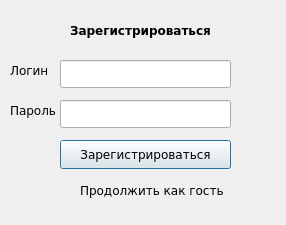
<?xml version="1.0" encoding="UTF-8"?>
<ui version="4.0">
 <class>RegisterWindow</class>
 <widget class="QDialog" name="RegisterWindow">
  <property name="geometry">
   <rect>
    <x>0</x>
    <y>0</y>
    <width>286</width>
    <height>225</height>
   </rect>
  </property>
  <property name="font">
   <font>
    <family>Verdana</family>
   </font>
  </property>
  <property name="windowTitle">
   <string>Регистрация</string>
  </property>
  <widget class="QLineEdit" name="LoginLineEdit">
   <property name="geometry">
    <rect>
     <x>60</x>
     <y>60</y>
     <width>171</width>
     <height>28</height>
    </rect>
   </property>
  </widget>
  <widget class="QLabel" name="GuestLabel">
   <property name="geometry">
    <rect>
     <x>80</x>
     <y>180</y>
     <width>181</width>
     <height>20</height>
    </rect>
   </property>
   <property name="text">
    <string>Продолжить как гость</string>
   </property>
  </widget>
  <widget class="QLabel" name="RegisterLabel">
   <property name="geometry">
    <rect>
     <x>70</x>
     <y>20</y>
     <width>161</width>
     <height>20</height>
    </rect>
   </property>
   <property name="font">
    <font>
     <family>Verdana</family>
     <bold>true</bold>
    </font>
   </property>
   <property name="text">
    <string>Зарегистрироваться</string>
   </property>
  </widget>
  <widget class="QLabel" name="LoginLabel">
   <property name="geometry">
    <rect>
     <x>10</x>
     <y>60</y>
     <width>63</width>
     <height>20</height>
    </rect>
   </property>
   <property name="text">
    <string>Логин</string>
   </property>
  </widget>
  <widget class="QLineEdit" name="PasswordLineEdit">
   <property name="geometry">
    <rect>
     <x>60</x>
     <y>100</y>
     <width>171</width>
     <height>28</height>
    </rect>
   </property>
  </widget>
  <widget class="QLabel" name="PasswordLabel">
   <property name="geometry">
    <rect>
     <x>10</x>
     <y>100</y>
     <width>63</width>
     <height>20</height>
    </rect>
   </property>
   <property name="text">
    <string>Пароль</string>
   </property>
  </widget>
  <widget class="QPushButton" name="RegisterButton">
   <property name="geometry">
    <rect>
     <x>60</x>
     <y>140</y>
     <width>171</width>
     <height>29</height>
    </rect>
   </property>
   <property name="text">
    <string>Зарегистрироваться</string>
   </property>
  </widget>
 </widget>
 <resources/>
 <connections/>
</ui>
